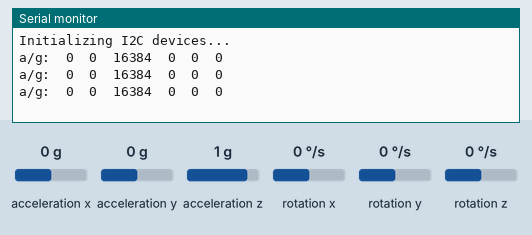
Bench run of a sketch on a simulated Arduino Uno, built with avr-gcc and run on an emulated ATmega328P. Parts: the last lines printed to the serial monitor. The inputs (shaded band) are chosen by the test bench; at power-on: acceleration x 0 g, acceleration y 0 g, acceleration z 1 g, rotation x 0 °/s, rotation y 0 °/s, rotation z 0 °/s.

Above: at 1.3 s.
1.4 s: acceleration x set to -1.4 g
At 2.0 s:
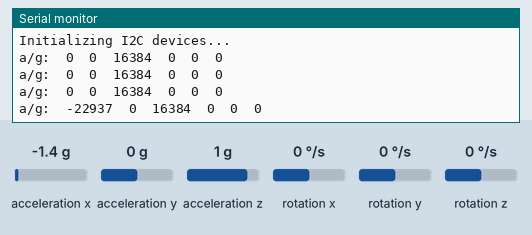
2.9 s: acceleration y set to -1.4 g
At 3.5 s:
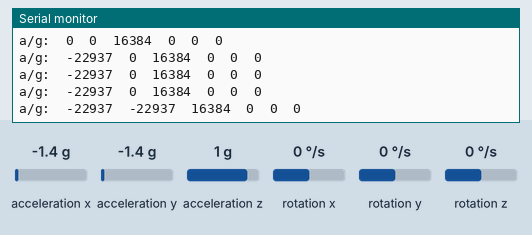
4.4 s: acceleration z set to -1.4 g
At 5.1 s:
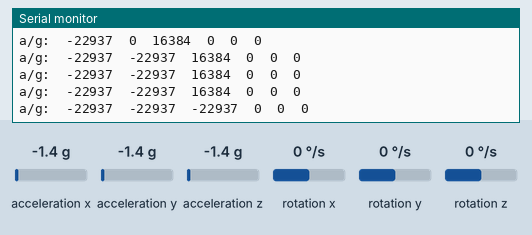
5.9 s: rotation x set to -192 °/s
At 6.6 s:
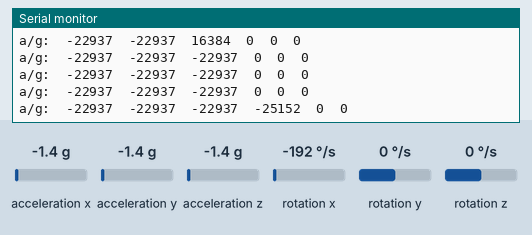
7.4 s: rotation y set to -192 °/s
At 8.1 s:
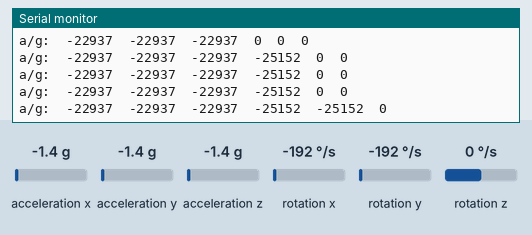

The sketch:

PCA9685.ino
```cpp
#include "I2Cdev.h"                  // Подключение библиотеки I2Cdev
#include "MPU6050.h"                 // Подключение библиотеки MPU6050
#include "Wire.h"                    // Подключение библиотеки WireCdev

MPU6050 CY531;                       // Создаем объект, символизирующий модуль датчика
int16_t ax, ay, az;                  // Переменные для хранения значений акселерометра
int16_t gx, gy, gz;                  // Переменные для хранения значений гироскоп

void setup()
{
Wire.begin();                         // Инициализация Wire
Serial.begin(38400);                  // Инициализация последовательного порта
Serial.println("Initializing I2C devices..."); // Печать текста
CY531.initialize();                   // Инициализация MPU
delay(100);                           // Пауза

}
void loop()
{
CY531.getMotion6(&ax, &ay, &az, &gx, &gy, &gz); // Чтение значений гироскопа и акселерометра

// вывод значений в монитор
Serial.print("a/g:\t");
Serial.print(ax); Serial.print("\t");
Serial.print(ay); Serial.print("\t");
Serial.print(az); Serial.print("\t");
Serial.print(gx); Serial.print("\t");
Serial.print(gy); Serial.print("\t");
Serial.println(gz);
delay(500);
}
```

Measured:
- after the input at 1.4 s, the serial monitor: prints a new line after 0.22 s (image 1)
- after the input at 2.9 s, the serial monitor: prints a new line after 0.23 s (image 2)
- after the input at 4.4 s, the serial monitor: prints a new line after 0.25 s (image 3)
- after the input at 5.9 s, the serial monitor: prints a new line after 0.26 s (image 4)
- after the input at 7.4 s, the serial monitor: prints a new line after 0.28 s (image 5)
